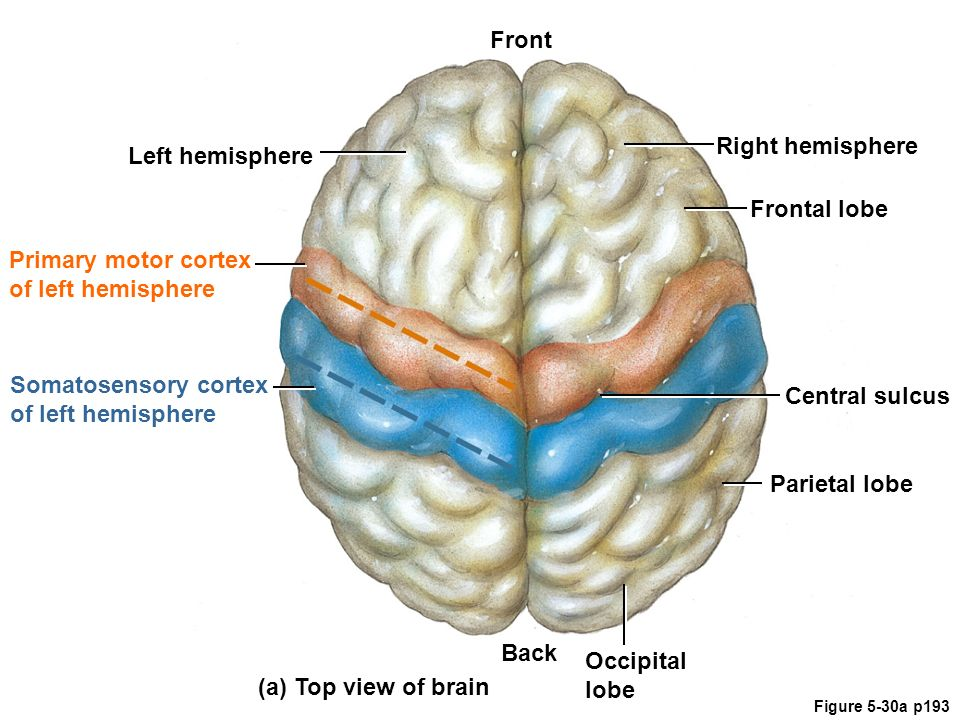
%> input picture Motor Imagery/motor_cortex.jpg, 960 x 720 px
$ octave --eval "MI_data_inspection;"   (GNU Octave 9; MATLAB toolbox functions it lacks are replaced by stand-ins)
%> lines starting %> are read from the running program, lines starting %| are printed output that depends on the picture
### Motor Imagery/load_mi_data.m
% Loads clean segmented Motor Imagery data and returns it in MIeeg struct
% Replace this function with your data loader, but use MIeeg struct fields
%
% inputs:
%   miDataFname - file path and file name
% outputs:
%   MIeeg.data - time series (trials x samples x channels)
%   MIeeg.labels - categorical labels (start from 1)
%   MIeeg.labelsText
%   MIeeg.fs - sampling frequency [Hz]
%   MIeeg.elecNames - electrode names
%   MIeeg.imaginPeriodSec - trial time period of pure motor imagery
%   MIeeg.units
%
% This code is part of the BCI-4-ALS Course written by Daniel Polyakov
% (polydani@post.bgu.ac.il) in 2020. You are free to use, change, adapt and
% so on - but please cite properly if published.
%
function MIeeg = load_mi_data(miDataFname)

load(miDataFname);
MIeeg.data = P_C_S.data(:,:,1:2);%last channel is trigger
MIeeg.labels = P_C_S.attribute(strcmp(P_C_S.attributename,'LEFT'),:)+1;
MIeeg.labelsText = {'Left','Right'};
art_rem = logical(P_C_S.attribute(strcmp(P_C_S.attributename,'ARTIFACT'),:)) |...
    logical(P_C_S.attribute(strcmp(P_C_S.attributename,'REMOVE'),:));
MIeeg.data(art_rem,:,:) = [];
MIeeg.labels(art_rem) = [];
MIeeg.fs = P_C_S.samplingfrequency;
MIeeg.elecNames = {'C3','C4'}; %keep electrode names order according to the data
MIeeg.imaginPeriodSec = [2,6]; %imagination begins at second 2 and ends at second 6. preparation to MI is from 0 to 2 sec
MIeeg.units = 'uV';

### Motor Imagery/plot_spectrum.m
% Plots average power spectrum (welch psd) of Motor Imagery Period for a
% pair of conditions (labels) as well as the relative power between them
%
% inputs:
%   MIeeg
%   elecInx - desired electrode inex
%   labelsCompareText - pair of labels (strings) to compare
%
% This code is part of the BCI-4-ALS Course written by Daniel Polyakov
% (polydani@post.bgu.ac.il) in 2020. You are free to use, change, adapt and
% so on - but please cite properly if published.
%
function plot_spectrum(MIeeg, elecInx, labelsCompareText)

%Local parameters
window = round(1.5*MIeeg.fs);
noverlap = round(window/2);
%%%%%

labelsInx = find(contains(MIeeg.labelsText,labelsCompareText));
if length(labelsInx) ~=2
    warning('Please provide a pair of valid labels');
    return;
end

imaginPeriodSmp = 1:size(MIeeg.data,2);
imaginPeriodSmp = imaginPeriodSmp(imaginPeriodSmp>=MIeeg.imaginPeriodSec(1)*MIeeg.fs & ...
    imaginPeriodSmp<=MIeeg.imaginPeriodSec(2)*MIeeg.fs);
[pxx, f] = pwelch(MIeeg.data(:,imaginPeriodSmp,elecInx)',window,noverlap,[],MIeeg.fs);

pxxMeanFirst = [];
lineSubset = [];
figure;
subplot(1,2,1); %plot mean with confidence intervals of 1 STD
hold on;
for iLabel = 1:2
    pxxMean = mean(pxx(:,MIeeg.labels == labelsInx(iLabel)),2); %also try trimmean or median
    if isempty(pxxMeanFirst)
        pxxMeanFirst = pxxMean;
    end
    pxxStd = std(pxx(:,MIeeg.labels == labelsInx(iLabel)),[],2);
    pxxHighStd = pxxMean+pxxStd;
    pxxLowStd = pxxMean-pxxStd;
    lineSubset(iLabel) = plot(f,pxxMean);
    lineColor = get(lineSubset(iLabel), 'Color');
    plot(f,pxxHighStd,'-.','Color',lineColor);
    plot(f,pxxLowStd,'-.','Color',lineColor);
    fill([f; flip(f)], [pxxHighStd; flip(pxxLowStd)], lineColor);
    alpha(0.2) %transperacy
end
hold off;
xlabel('Hz'); ylabel([MIeeg.units '^2 / Hz']);
title([MIeeg.elecNames{elecInx} ' mean welch spectrum']);
legend(lineSubset,MIeeg.labelsText);

subplot(1,2,2);
plot(f,10*log10(pxxMean./pxxMeanFirst));
xlabel('Hz'); ylabel('dB');
title([MIeeg.elecNames{elecInx} ' relative power (welch) ' labelsCompareText{2} '/' labelsCompareText{1}]);

### Motor Imagery/plot_time_series.m
% Plots time series (all channels of specified trials)
%
% inputs:
%   MIeeg
%   superTitle - this string is added to sgtitle
%   trialInx - trial indeces to plot
%
% This code is part of the BCI-4-ALS Course written by Daniel Polyakov
% (polydani@post.bgu.ac.il) in 2020. You are free to use, change, adapt and
% so on - but please cite properly if published.
%
function plot_time_series(MIeeg, superTitle, trialInx)

%Local parameters
nColSubplots = 5;
%%%%%

nRowSubplots = ceil(length(trialInx)/nColSubplots);
t = 0:1/MIeeg.fs:(size(MIeeg.data,2)-1)/MIeeg.fs;

figure;
sgtitle([superTitle ' imagining. MI happens from second ' num2str(MIeeg.imaginPeriodSec(1)) ' to second ' num2str(MIeeg.imaginPeriodSec(2))]);
for nPlot = 1:length(trialInx)
    subplot(nRowSubplots,nColSubplots,nPlot);
    plot(t,squeeze(MIeeg.data(trialInx(nPlot),:,:)));
    if nPlot > (nRowSubplots-1)*nColSubplots
        xlabel('sec');
    end
    if mod(nPlot,nColSubplots)==1
        ylabel(MIeeg.units);
    end
end
L = legend(MIeeg.elecNames);
set(L,'Position', [0.92 0.85 0.06 0.06],'Units', 'normalized');

### Motor Imagery/MI_data_inspection.m
% Visual inspection of Motor Imaginary data to help define features
%
% This code is part of the BCI-4-ALS Course written by Daniel Polyakov
% (polydani@post.bgu.ac.il) in 2020. You are free to use, change, adapt and
% so on - but please cite properly if published.
%
function MI_data_inspection()

%Local parameters
trainMiDataFname = 'motor_imagery_train_data.mat';
nTrialsToPlot = 20;
labelsCompareText = {'Left','Right'}; %pair of labels (conditions) for spectral comparison

%%%%%%%%%%%%%%%%%%%%%%%%%%%%%%%%%%%%%%%%

%% Electrodes and brain areas
figure;
subplot(1,2,1);imshow('motor_cortex.jpg');title('Motor Cortex');
subplot(1,2,2);imshow('electrode_map.png');title('Electrodes Locations');
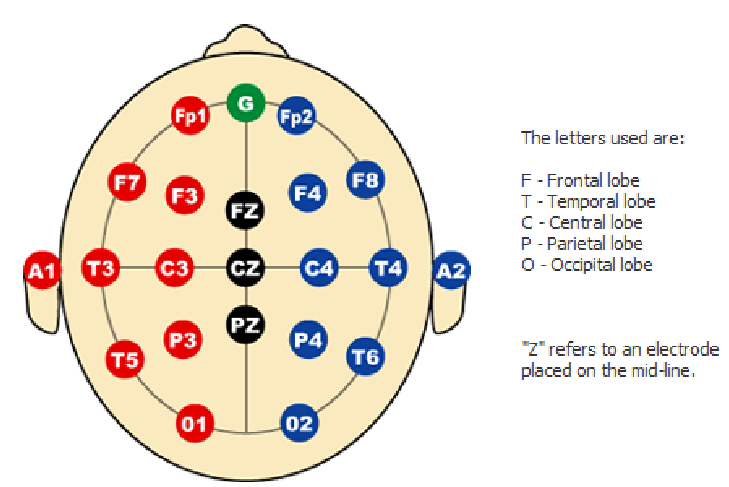
%> input picture Motor Imagery/electrode_map.png, 729 x 487 px
%> after `title('Electrodes Locations')`:
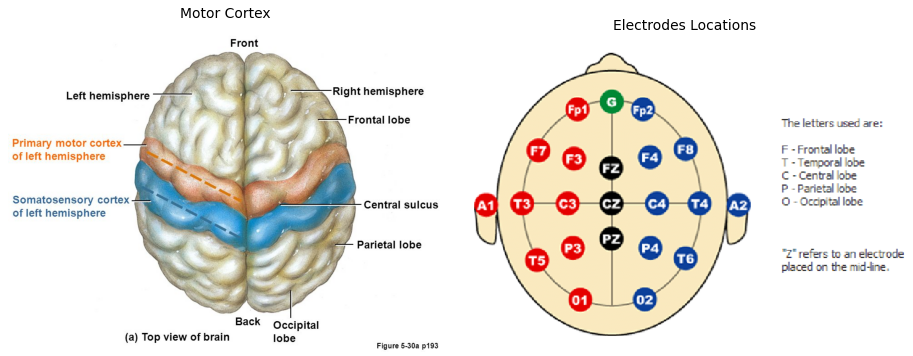
%> figure redrawn from the program's plot data, 2 panels

%% Load motor imagery Data
MIeeg = load_mi_data(trainMiDataFname);
% [nTrials, nSamples, nChannels] = size(MIeeg.data);

%% Time Series Visualization
for iLabel = 1:length(MIeeg.labelsText)
    trialInx = find(MIeeg.labels == iLabel);
    trialInx = trialInx(randperm(length(trialInx),nTrialsToPlot)); %chose randomly few trials
    plot_time_series(MIeeg, MIeeg.labelsText{iLabel}, trialInx);
end
%> this loop made 2 passes
%> pass 1, in MI_data_inspection, `plot_time_series(MIeeg, MIeeg.labelsText{iLabel}, trialInx);`:
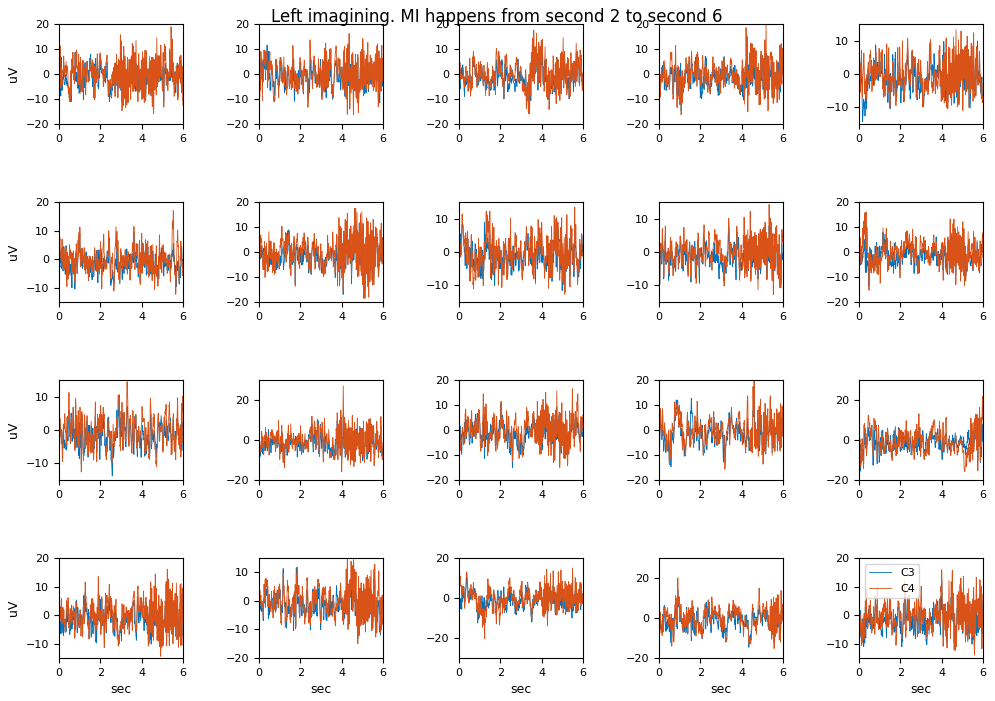
%> figure redrawn from the program's plot data, 20 panels; panel 1: curve peaks at x = 5.42, y = 8.96; panel 1: curve peaks at x = 5.42, y = 18.9; panel 2: curve peaks at x = 0.391, y = 11.52; panel 2: curve peaks at x = 4.36, y = 16.21
%> pass 2, in MI_data_inspection, `plot_time_series(MIeeg, MIeeg.labelsText{iLabel}, trialInx);`:
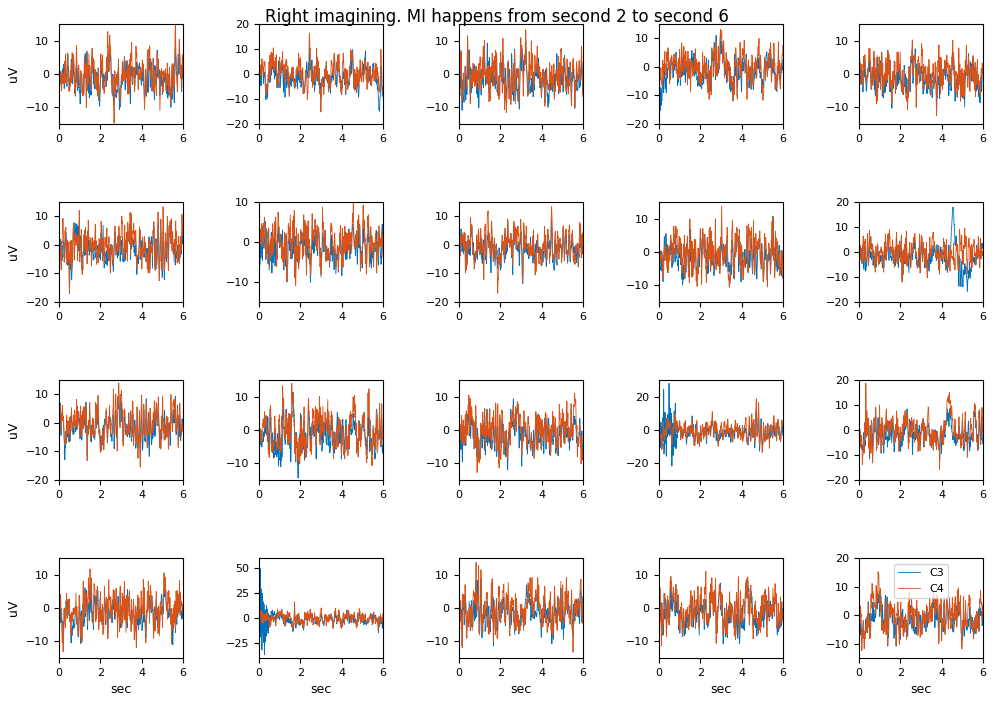
%> figure redrawn from the program's plot data, 20 panels; panel 1: curve peaks at x = 2.45, y = 9.13; panel 1: curve peaks at x = 5.63, y = 14.82; panel 2: curve peaks at x = 2.45, y = 11.01; panel 2: curve peaks at x = 2.44, y = 16.14

%% Power Spectrum and Spectrogram
for iElec = 1:length(MIeeg.elecNames)
    plot_spectrum(MIeeg, iElec, labelsCompareText);
    plot_spectrogram(MIeeg, iElec, labelsCompareText);
end
%> the run ends on the next line
